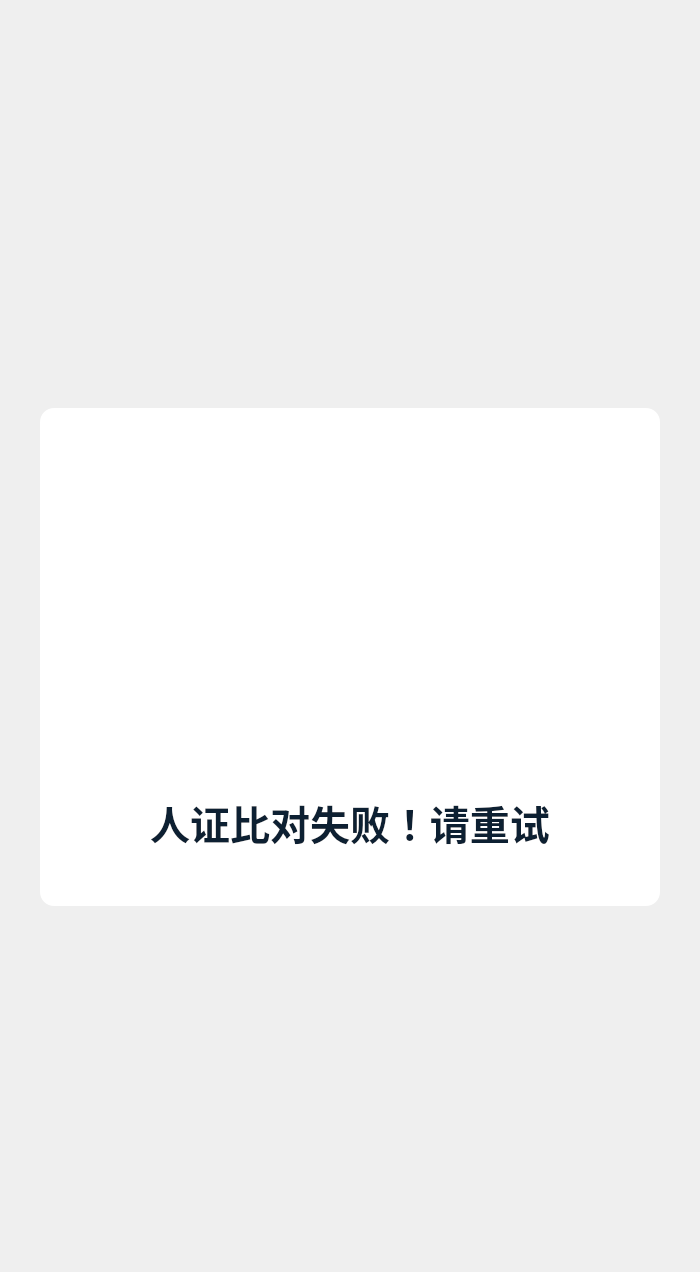
     <widget class="QWidget" name="page_compare_fail">
      <layout class="QVBoxLayout" name="verticalLayout_12">
       <property name="spacing">
        <number>0</number>
       </property>
       <property name="leftMargin">
        <number>0</number>
       </property>
       <property name="topMargin">
        <number>0</number>
       </property>
       <property name="rightMargin">
        <number>0</number>
       </property>
       <property name="bottomMargin">
        <number>0</number>
       </property>
       <item>
        <spacer name="verticalSpacer_9">
         <property name="orientation">
          <enum>Qt::Vertical</enum>
         </property>
         <property name="sizeType">
          <enum>QSizePolicy::Fixed</enum>
         </property>
         <property name="sizeHint" stdset="0">
          <size>
           <width>20</width>
           <height>408</height>
          </size>
         </property>
        </spacer>
       </item>
       <item>
        <layout class="QHBoxLayout" name="horizontalLayout_9">
         <item>
          <spacer name="horizontalSpacer_17">
           <property name="orientation">
            <enum>Qt::Horizontal</enum>
           </property>
           <property name="sizeHint" stdset="0">
            <size>
             <width>40</width>
             <height>20</height>
            </size>
           </property>
          </spacer>
         </item>
         <item>
          <widget class="QWidget" name="widget_3" native="true">
           <property name="minimumSize">
            <size>
             <width>620</width>
             <height>498</height>
            </size>
           </property>
           <property name="maximumSize">
            <size>
             <width>620</width>
             <height>498</height>
            </size>
           </property>
           <property name="styleSheet">
            <string notr="true">border-radius: 14px;
background: rgba(255, 255, 255, 1);</string>
           </property>
           <layout class="QVBoxLayout" name="verticalLayout_4">
            <property name="spacing">
             <number>24</number>
            </property>
            <property name="leftMargin">
             <number>0</number>
            </property>
            <property name="topMargin">
             <number>39</number>
            </property>
            <property name="rightMargin">
             <number>0</number>
            </property>
            <property name="bottomMargin">
             <number>55</number>
            </property>
            <item>
             <layout class="QHBoxLayout" name="horizontalLayout_10">
              <property name="spacing">
               <number>0</number>
              </property>
              <item>
               <spacer name="horizontalSpacer_18">
                <property name="orientation">
                 <enum>Qt::Horizontal</enum>
                </property>
                <property name="sizeHint" stdset="0">
                 <size>
                  <width>40</width>
                  <height>20</height>
                 </size>
                </property>
               </spacer>
              </item>
              <item>
               <widget class="QLabel" name="label_5">
                <property name="text">
                 <string/>
                </property>
                <property name="pixmap">
                 <pixmap resource="resource.qrc">:/images/1x/pic_worryID.png</pixmap>
                </property>
                <property name="alignment">
                 <set>Qt::AlignCenter</set>
                </property>
               </widget>
              </item>
              <item>
               <spacer name="horizontalSpacer_19">
                <property name="orientation">
                 <enum>Qt::Horizontal</enum>
                </property>
                <property name="sizeHint" stdset="0">
                 <size>
                  <width>40</width>
                  <height>20</height>
                 </size>
                </property>
               </spacer>
              </item>
             </layout>
            </item>
            <item>
             <widget class="QLabel" name="label_6">
              <property name="minimumSize">
               <size>
                <width>0</width>
                <height>58</height>
               </size>
              </property>
              <property name="maximumSize">
               <size>
                <width>16777215</width>
                <height>58</height>
               </size>
              </property>
              <property name="styleSheet">
               <string notr="true">color: rgba(0, 20, 39, 0.95);
font-family: Noto Sans SC;
font-weight: 500;
font-size: 40px;</string>
              </property>
              <property name="text">
               <string>人证比对失败！请重试</string>
              </property>
              <property name="alignment">
               <set>Qt::AlignCenter</set>
              </property>
             </widget>
            </item>
           </layout>
          </widget>
         </item>
         <item>
          <spacer name="horizontalSpacer_20">
           <property name="orientation">
            <enum>Qt::Horizontal</enum>
           </property>
           <property name="sizeHint" stdset="0">
            <size>
             <width>40</width>
             <height>20</height>
            </size>
           </property>
          </spacer>
         </item>
        </layout>
       </item>
       <item>
        <spacer name="verticalSpacer_10">
         <property name="orientation">
          <enum>Qt::Vertical</enum>
         </property>
         <property name="sizeHint" stdset="0">
          <size>
           <width>20</width>
           <height>366</height>
          </size>
         </property>
        </spacer>
       </item>
      </layout>
     </widget>
